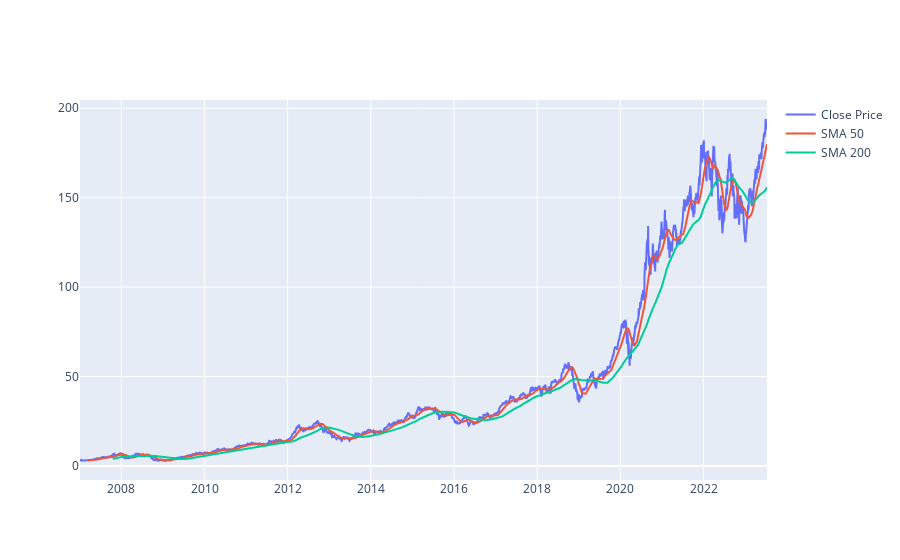

Notebook cell for this chart:
### Code cell
#Lets visualize the data for the moving averages

fig = go.Figure()
fig.add_trace(go.Scatter(x=apple_stock['time'], y=apple_stock['close'], mode='lines', name='Close Price'))
fig.add_trace(go.Scatter(x=apple_stock['time'], y=apple_stock['SMA_50'], mode='lines', name='SMA 50'))
fig.add_trace(go.Scatter(x=apple_stock['time'], y=apple_stock['SMA_200'], mode='lines', name='SMA 200'))

#Conclusions of the plot:
#Short signals are generated when the short term moving average crosses BELOW the long term moving average.
#Long signals are generated when the short term moving average crosses ABOVE the long term moving average.

### Figure 1 — Plotly figure (JSON) as saved in the notebook; plotly's stock layout.template omitted (floating-point values rounded to 4 significant figures; data arrays with more than 128 entries replaced by an {"elided": "..."} marker saying what was removed)
{"data": [{"mode": "lines", "name": "Close Price", "type": "scatter", "x": {"elided": "4159 str values"}, "y": {"elided": "4159 float values"}}, {"mode": "lines", "name": "SMA 50", "type": "scatter", "x": {"elided": "4159 str values"}, "y": {"elided": "4159 float values"}}, {"mode": "lines", "name": "SMA 200", "type": "scatter", "x": {"elided": "4159 str values"}, "y": {"elided": "4159 float values"}}], "layout": {}}
